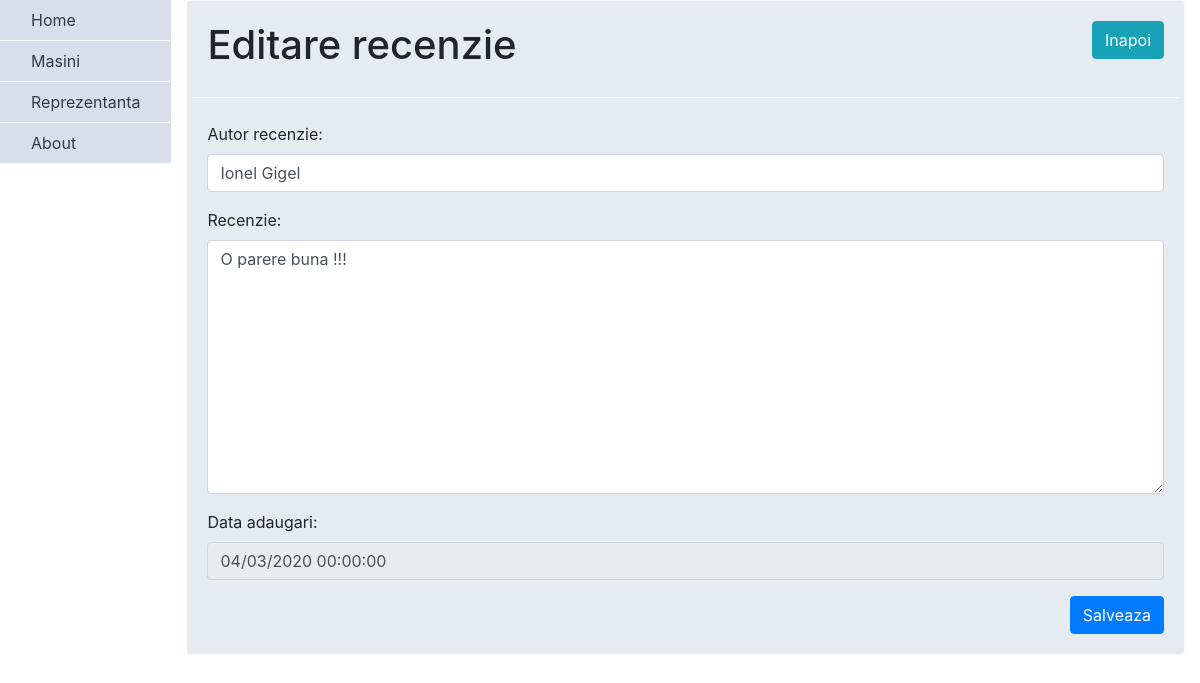
/recenzie/edit/2, run on the app's committed database.
### recenzie/models.py (models this page shows)
class Recenzie(models.Model):
    autor = models.CharField(max_length=25)
    descriere = models.CharField(max_length=255)
    data_adaugari = models.DateTimeField()
    masina = models.ForeignKey(Masini, on_delete=models.CASCADE)

### recenzie/views.py (the view)
# urls.py: url(r'^masina/edit/(?P<id>\d+)$', views.edit, name='masina_form'),
def edit(request, id):
    heading_message = 'Formset Demo'
    recenzie = Recenzie.objects.get(id=id)
    form_recenzie = RecenzieForm(request.POST or None, instance=Recenzie.objects.get(id=id), initial={
        'masina': recenzie.masina.id,
        'data_adaugari': recenzie.data_adaugari.strftime('%d/%m/%Y %H:%M:%S')
    })
    if form_recenzie.is_valid():
        recenzie.autor = form_recenzie.cleaned_data.get('autor')
        recenzie.descriere = form_recenzie.cleaned_data.get('descriere')
        recenzie.data_adaugari = form_recenzie.cleaned_data.get('data_adaugari')
        recenzie.save()
        return redirect('masina_show', id=recenzie.masina.id)
    return render(request, 'recenzie/recenzie_create.html', {
        'form_recenzie': form_recenzie,
        'method': 'editare',
        'masina_id': recenzie.masina.id
    })

### recenzie/forms.py (shortened to what this page needs)
class RecenzieForm(forms.ModelForm):
    masina = forms.CharField(
        required=False,
        widget=forms.HiddenInput()
    )
    autor = forms.CharField(
        required=False,
        max_length=25,
        label='Autor recenzie',
        widget=forms.TextInput(
            attrs={
                'class': 'form-control',
                'placeholder': 'Introduce un nume !!!'
            })
    )
    descriere = forms.CharField(
        required=False,
        max_length=255,
        label='Recenzie',
        widget=forms.Textarea(
            attrs={
                'class': 'form-control',
                'placeholder': 'Introduce o recenzie !!!'
            })
    )
    data_adaugari = forms.DateTimeField(
        input_formats=['%d/%m/%Y %H:%M:%S'],
        widget=forms.DateTimeInput(
            attrs={
            'class': 'form-control datepicker',
            'data-target': '#datetimepicker1'
        })
    )
    class Meta:
        model = Recenzie
        fields = ('autor', 'descriere', 'data_adaugari')

### templates/recenzie/recenzie_create.html (shortened to what this page needs)
{% block head %}
{% include "head.html" %}
{% endblock %}
<div class="row border-bottom border-light mb-4">
   <div class="col">
      <div class="h1 card-title pb-3">{{ method|capfirst }} recenzie {{ recenzie.autor }}</div>
   </div>
   <div class="col text-right">
      <a class="btn btn-info" href="{% url 'masina_show' masina_id %}">Inapoi</a>
   </div>
</div>
<form action="" method="POST">
    <div class="form-group">
        {{ form_recenzie.autor.label_tag }}
        {{ form_recenzie.autor }}
    </div>
    <div class="form-group">
        {{ form_recenzie.descriere.label_tag }}
        {{form_recenzie.descriere}}
    </div>
    <div class="form-group">
        {{ form_recenzie.data_adaugari.label_tag }}
        {{form_recenzie.data_adaugari}}
    </div>
    <div class="form-group">
        <button type="submit" class="btn btn-primary float-right">Salveaza</button>
    </div>
</form>
{% block footer %}
{% include "footer.html" %}
{% endblock %}

### data on the page
Recenzie: autor "Ionel Gigel", descriere "O parere buna !!!", data_adaugari "04/03/2020 00:00:00"

### other printed values
{{ method|capfirst }} "Editare"
